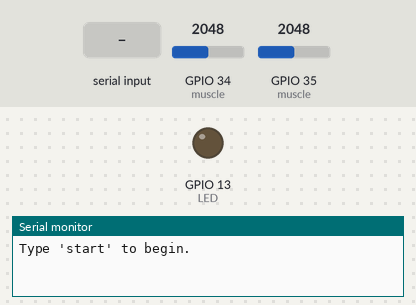
The sketch below on a simulated ESP32. Shown: output pins drawn as LEDs (lit = HIGH), the last lines printed to the serial monitor. The test bench sets the inputs (shaded band); at power-on: GPIO 34 (muscle) = 2048, GPIO 35 (muscle) = 2048 (analog values on the 0–4095 scale).

Above: at 1.2 s.
1.3 s: "start\n" received over Serial
At 1.8 s:
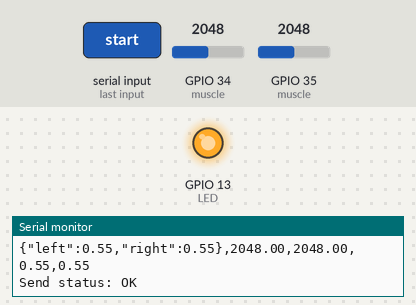
Timing chart, 0 to 4.3 s (numbered marks = the images above; inputs shaded):
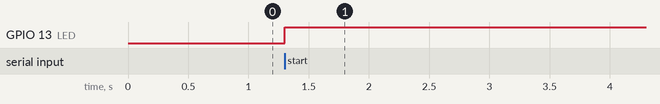

The sketch:

mylo_myomobile_emg.ino
```cpp
#include <esp_now.h>
#include <WiFi.h>
#define LEFT 35 // Pin as seen on board:
#define RIGHT 34 // Pin as seen on board:
#define NUM_SAMPLES 10
#define THRESHOLD 500 // ADC threshold
#define SEND_INTERVAL 50 // ms (~10hz)
#define LED 13

// FUNCTIONS AND INITIALIZATIONS

const int muscle[4]  = {LEFT, RIGHT};
float     avg[2]     = {0, 0};
float     val[2]     = {0, 0};

// const float emg_min[2] = {0, 20}; // Min EMG value for EMG_1 and EMG_2
const float emg_max[2] = {3700, 3700}; // Max EMG value for EMG_1 and EMG_2
const float wheel_motor[2] = {0, 1}; // Min and Max value

uint8_t peerAddress[] = { 0x70, 0xB8, 0xF6, 0x72, 0x12, 0x9C };
bool    started       = false;

void onDataSent(const uint8_t *mac_addr, esp_now_send_status_t status) {
  // optional: print send status
  Serial.print("Send status: ");
  Serial.println(status == ESP_NOW_SEND_SUCCESS ? "OK" : "FAIL");
}


void setup() {
  Serial.begin(115200);

  while (!Serial) { /* wait for Serial */ }
  Serial.println("Type 'start' to begin.");

  // ADC setup
  analogReadResolution(12);
  analogSetPinAttenuation(muscle[0], ADC_11db);
  analogSetPinAttenuation(muscle[1], ADC_11db);

  // ESP-NOW init
  WiFi.mode(WIFI_STA);
  WiFi.disconnect();
  if (esp_now_init() != ESP_OK) {
    Serial.println("ESP-NOW init failed");
    return;
  }
  esp_now_register_send_cb(onDataSent);

  esp_now_peer_info_t peerInfo = {};
  memcpy(peerInfo.peer_addr, peerAddress, 6);
  peerInfo.channel = 0;
  peerInfo.encrypt = false;
  if (esp_now_add_peer(&peerInfo) != ESP_OK) {
    Serial.println("Failed to add peer");
    return;
  }

  pinMode(LED, OUTPUT);
  digitalWrite(LED, LOW);
}

void loop() {
  if (!started) {
    if (Serial.available()) {
      String cmd = Serial.readStringUntil('\n');
      cmd.trim();
      if (cmd.equalsIgnoreCase("start")) {
        started = true;
        Serial.println("Sending enabled.");
      }
    }
    return;
  }

  digitalWrite(LED, HIGH);
  float sum[2] = {0, 0};
  for (int i = 0; i < NUM_SAMPLES; i++)
  {
    sum[0] += analogRead(muscle[0]);
    sum[1] += analogRead(muscle[1]);
  }

  avg[0] = sum[0] / NUM_SAMPLES;
  avg[1] = sum[1] / NUM_SAMPLES;

  val[0] = ((avg[0] / emg_max[0]) > 1) ? 1 : avg[0] / emg_max[0];
  val[1] = ((avg[1] / emg_max[1]) > 1) ? 1 : avg[1] / emg_max[1];

  // decide payload
  float left  = (avg[0] > THRESHOLD) ? val[0] : 0;
  float right = (avg[1] > THRESHOLD) ? val[1] : 0;

  // build JSON
  char payload[32];
  snprintf(payload,
          sizeof(payload),
          "{\"left\":%.2f,\"right\":%.2f}", left, right);

  // send
  esp_err_t res = esp_now_send(peerAddress,
                               (uint8_t*)payload,
                               strlen(payload));

  // optional debug
  // Serial.print("ADC 1 = ");
  // Serial.print(avg[0]);
  // Serial.print(" → ");
  // Serial.print(",");
  // Serial.print(payload);
  // Serial.print("ADC 2 = ");
  // Serial.print(avg[2]);
  // Serial.print(" → ");
  Serial.print(payload);
  Serial.print(",");

  Serial.print(avg[0]);
  Serial.print(",");
  Serial.print(avg[1]);
  Serial.print(",");

  Serial.print(left);
  Serial.print(",");
  Serial.println(right);

  delay(SEND_INTERVAL);
}
```

Measured:
- after the input at 1.3 s, GPIO 13 (LED): LOW → HIGH at once
